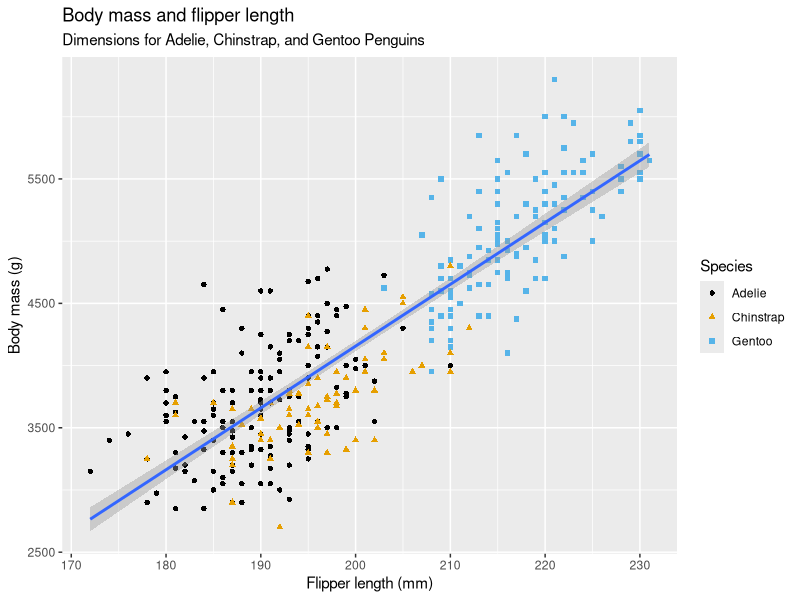
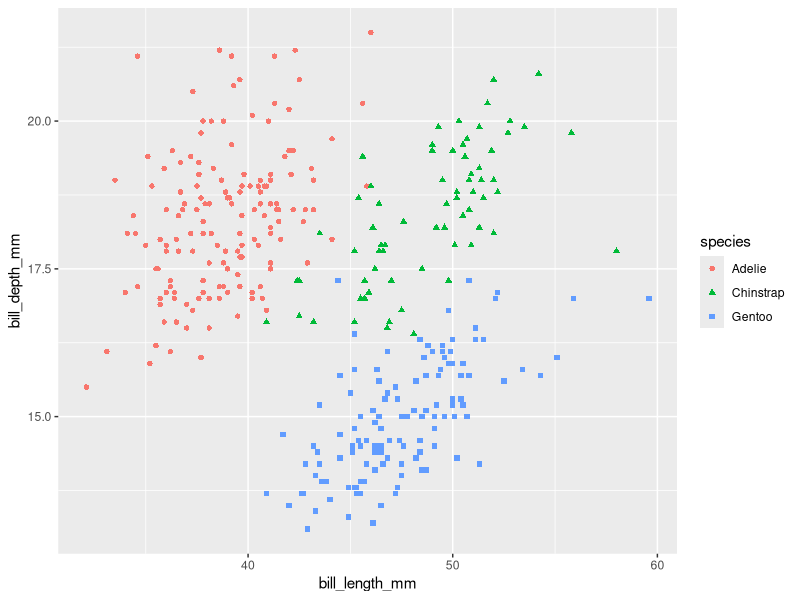
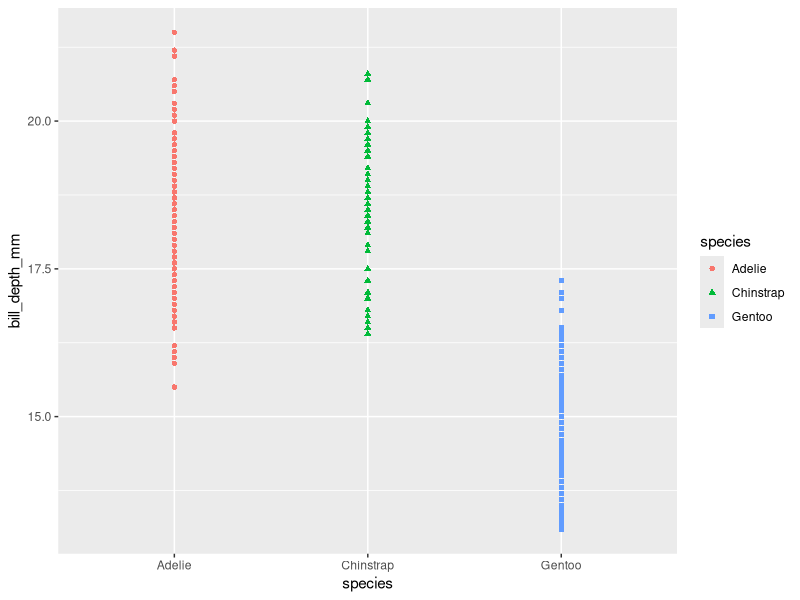
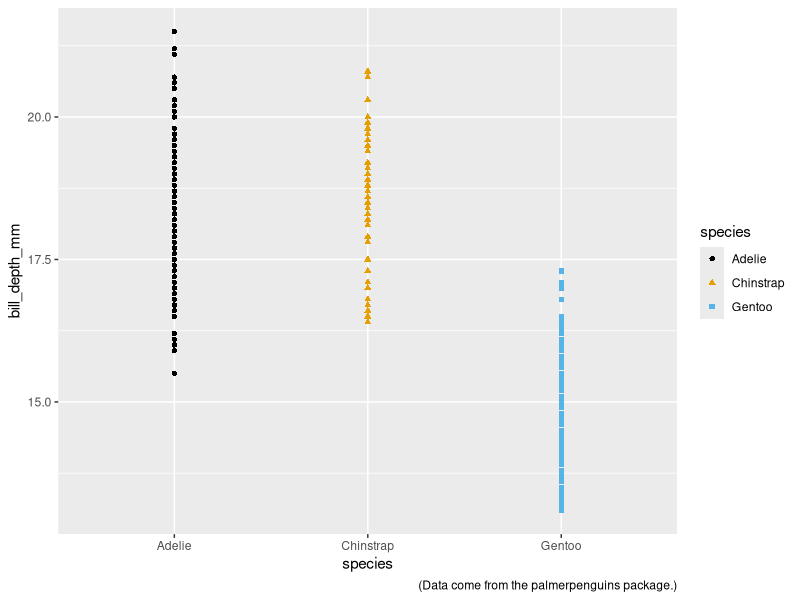
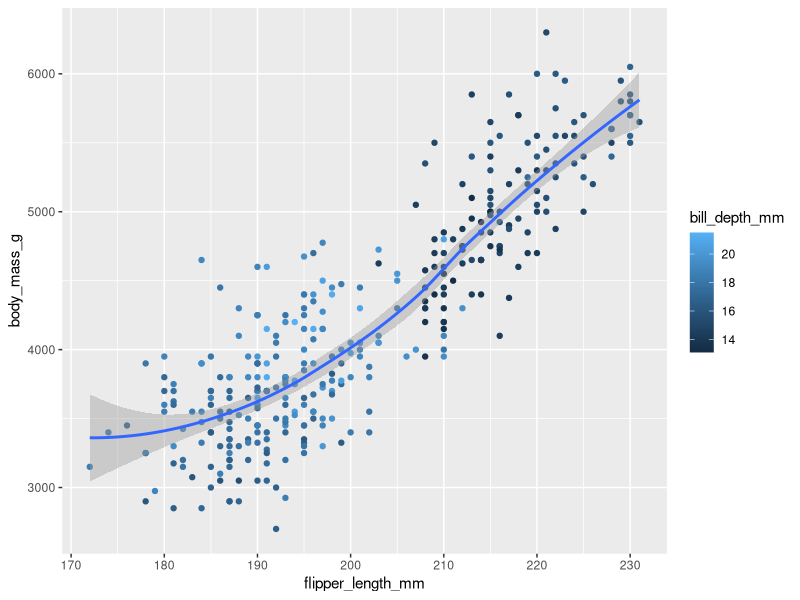
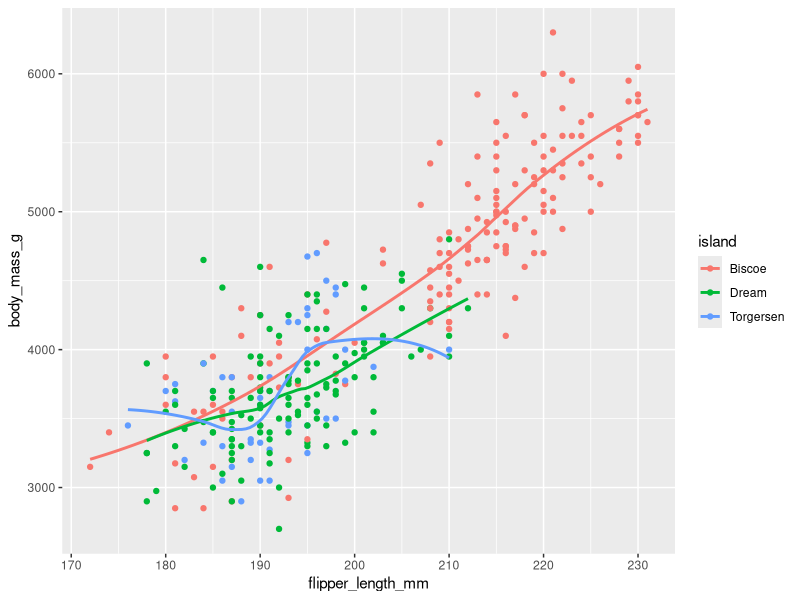
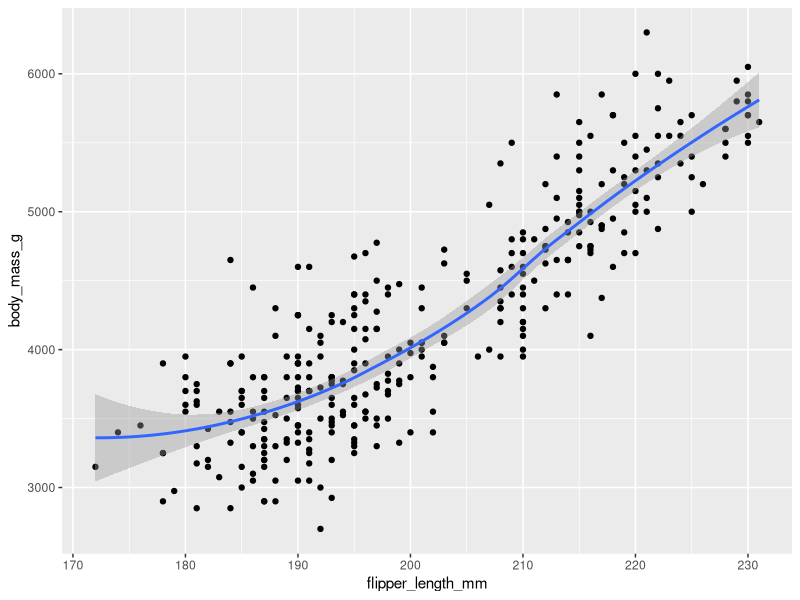
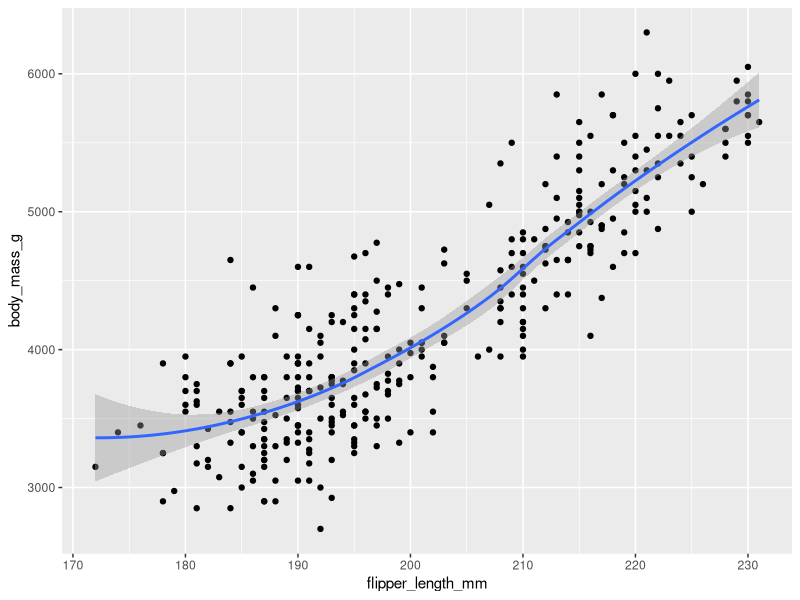

Write the R code that produced these figures, in order.
### Data Visualization

library(tidyverse)
library(palmerpenguins)
library(ggthemes)

penguins = palmerpenguins::penguins

"
For an alternative view, where you can see all variables 
And the first few observations of each variable, use glimpse()
"

glimpse(penguins)

ggplot( data = penguins,
        mapping = aes(x = flipper_length_mm, y = body_mass_g)
) +
  geom_point(mapping = aes(color = species, shape = species)) + #Each geom function in ggplot2 can also take a mapping argument
  geom_smooth(method = "lm") +  #we will specify that we want to draw the line of best fit based on a linear model with method = "lm"
  labs(
    title = "Body mass and flipper length",
    subtitle = "Dimensions for Adelie, Chinstrap, and Gentoo Penguins",
    x = "Flipper length (mm)", y = "Body mass (g)",
    color = "Species", shape = "Species"
  ) +
  scale_color_colorblind()



# 1.2.5 Exercises

# 1. How many rows are in penguins? How many columns?
glimpse(penguins)

# Answer 344 rows and 8 columns



# 2. What does the bill_depth_mm variable in the penguins data frame describe? Read the help for ?penguins to find out.

?penguins

# Answer a number denoting bill depth (millimeters)



# 3. Make a scatterplot of bill_depth_mm vs. bill_length_mm. 
#    That is, make a scatterplot with bill_depth_mm on the y-axis and bill_length_mm on the x-axis. 
#    Describe the relationship between these two variables.

ggplot( data = penguins,
        mapping = aes(x = bill_length_mm, y = bill_depth_mm)
) +
  geom_point(mapping = aes(color = species, shape = species))

# Answer bill length and bill depth shows a grouping in the species.



# 4. What happens if you make a scatterplot of species vs. bill_depth_mm? What might be a better choice of geom?

ggplot( data = penguins,
        mapping = aes(x = species, y = bill_depth_mm)
) +
  geom_point(mapping = aes(color = species, shape = species))

# Answer Not really because bill_depth_mm of the Adelie and Chinstrap are very alike compared to previous plot.



# 5. Why does the following give an error and how would you fix it?

#ggplot(data = penguins) + 
#  geom_point()

# Answer missing x and y arguments



# 6. What does the na.rm argument do in geom_point()? What is the default value of the argument? 
#    Create a scatterplot where you successfully use this argument set to TRUE.

# Answer na.rm removing missing values from data



# 7.Add the following caption to the plot you made in the previous exercise: 
#   “Data come from the palmerpenguins package.” Hint: Take a look at the documentation for labs().

ggplot( data = penguins,
        mapping = aes(x = species, y = bill_depth_mm)
) +
  geom_point(mapping = aes(color = species, shape = species)) +
  labs(caption = "(Data come from the palmerpenguins package.)") +
  scale_color_colorblind()

# 8. Recreate the following visualization. What aesthetic should bill_depth_mm be mapped to? 
# And should it be mapped at the global level or at the geom level?

# Answer aesthetic bill_depth_mm should be mapped to geom_smooth
# Answer at the geom level

ggplot( data = penguins,
        mapping = aes(x = flipper_length_mm, y = body_mass_g)
) +
  geom_point(mapping = aes(color = bill_depth_mm)) +
  geom_smooth()


# 9. Run this code in your head and predict what the output will look like. 
# Then, run the code in R and check your predictions.

ggplot(
  data = penguins,
  mapping = aes(x = flipper_length_mm, y = body_mass_g, color = island)
) +
  geom_point() +
  geom_smooth(se = FALSE)

# Answer geom_smooth(se = FALSE) = Display confidence interval around smooth? (TRUE by default, see level to control.) 
# Answer color = island shows the color of each of the island's compare the body_mass_G an flipper_length_mm

# 10. Will these two graphs look different? Why/why not?

ggplot(
  data = penguins,
  mapping = aes(x = flipper_length_mm, y = body_mass_g)
) +
  geom_point() +
  geom_smooth()

ggplot() +
  geom_point(
    data = penguins,
    mapping = aes(x = flipper_length_mm, y = body_mass_g)
  ) +
  geom_smooth(
    data = penguins,
    mapping = aes(x = flipper_length_mm, y = body_mass_g)
  )

# Answer they use the same global level data from the first in both geom levels